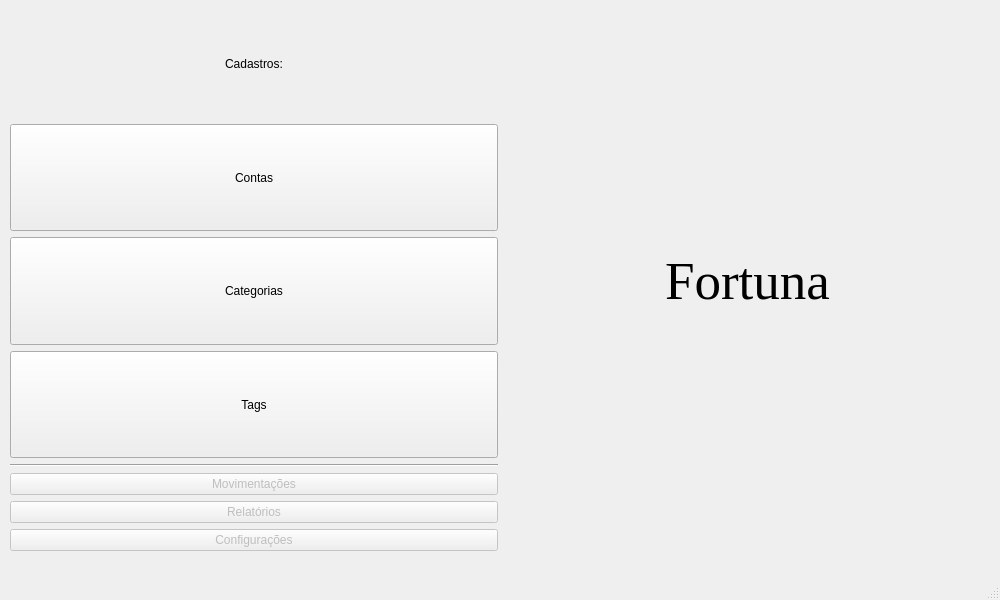
<?xml version="1.0" encoding="UTF-8"?>
<ui version="4.0">
 <class>MainWindow</class>
 <widget class="QMainWindow" name="MainWindow">
  <property name="geometry">
   <rect>
    <x>0</x>
    <y>0</y>
    <width>1000</width>
    <height>600</height>
   </rect>
  </property>
  <property name="sizePolicy">
   <sizepolicy hsizetype="Preferred" vsizetype="Preferred">
    <horstretch>0</horstretch>
    <verstretch>0</verstretch>
   </sizepolicy>
  </property>
  <property name="minimumSize">
   <size>
    <width>1000</width>
    <height>600</height>
   </size>
  </property>
  <property name="windowTitle">
   <string>MainWindow</string>
  </property>
  <widget class="QWidget" name="centralwidget">
   <widget class="QWidget" name="horizontalLayoutWidget">
    <property name="geometry">
     <rect>
      <x>10</x>
      <y>10</y>
      <width>981</width>
      <height>541</height>
     </rect>
    </property>
    <layout class="QHBoxLayout" name="layPrincipal">
     <item>
      <layout class="QVBoxLayout" name="layOpcoes">
       <item>
        <widget class="QLabel" name="lblCadastros">
         <property name="layoutDirection">
          <enum>Qt::LeftToRight</enum>
         </property>
         <property name="autoFillBackground">
          <bool>false</bool>
         </property>
         <property name="text">
          <string>Cadastros:</string>
         </property>
         <property name="alignment">
          <set>Qt::AlignCenter</set>
         </property>
        </widget>
       </item>
       <item>
        <widget class="QPushButton" name="btnContas">
         <property name="sizePolicy">
          <sizepolicy hsizetype="Minimum" vsizetype="Preferred">
           <horstretch>0</horstretch>
           <verstretch>0</verstretch>
          </sizepolicy>
         </property>
         <property name="text">
          <string>Contas</string>
         </property>
        </widget>
       </item>
       <item>
        <widget class="QPushButton" name="btnCategorias">
         <property name="sizePolicy">
          <sizepolicy hsizetype="Minimum" vsizetype="Preferred">
           <horstretch>0</horstretch>
           <verstretch>0</verstretch>
          </sizepolicy>
         </property>
         <property name="text">
          <string>Categorias</string>
         </property>
        </widget>
       </item>
       <item>
        <widget class="QPushButton" name="btnTags">
         <property name="sizePolicy">
          <sizepolicy hsizetype="Minimum" vsizetype="Preferred">
           <horstretch>0</horstretch>
           <verstretch>0</verstretch>
          </sizepolicy>
         </property>
         <property name="text">
          <string>Tags</string>
         </property>
        </widget>
       </item>
       <item>
        <widget class="Line" name="line1">
         <property name="orientation">
          <enum>Qt::Horizontal</enum>
         </property>
        </widget>
       </item>
       <item>
        <widget class="QPushButton" name="btnMovimentacoes">
         <property name="enabled">
          <bool>false</bool>
         </property>
         <property name="text">
          <string>Movimentações</string>
         </property>
        </widget>
       </item>
       <item>
        <widget class="QPushButton" name="btnRelatorios">
         <property name="enabled">
          <bool>false</bool>
         </property>
         <property name="text">
          <string>Relatórios</string>
         </property>
        </widget>
       </item>
       <item>
        <widget class="QPushButton" name="btnConfiguracoes">
         <property name="enabled">
          <bool>false</bool>
         </property>
         <property name="text">
          <string>Configurações</string>
         </property>
        </widget>
       </item>
      </layout>
     </item>
     <item>
      <widget class="QLabel" name="lblFortuna">
       <property name="sizePolicy">
        <sizepolicy hsizetype="Preferred" vsizetype="Preferred">
         <horstretch>0</horstretch>
         <verstretch>0</verstretch>
        </sizepolicy>
       </property>
       <property name="font">
        <font>
         <family>Times New Roman</family>
         <pointsize>40</pointsize>
         <weight>50</weight>
         <italic>false</italic>
         <bold>false</bold>
         <kerning>true</kerning>
        </font>
       </property>
       <property name="text">
        <string>Fortuna</string>
       </property>
       <property name="alignment">
        <set>Qt::AlignCenter</set>
       </property>
      </widget>
     </item>
    </layout>
   </widget>
  </widget>
  <widget class="QMenuBar" name="menubar">
   <property name="geometry">
    <rect>
     <x>0</x>
     <y>0</y>
     <width>1000</width>
     <height>21</height>
    </rect>
   </property>
  </widget>
  <widget class="QStatusBar" name="statusbar"/>
 </widget>
 <resources/>
 <connections/>
</ui>
